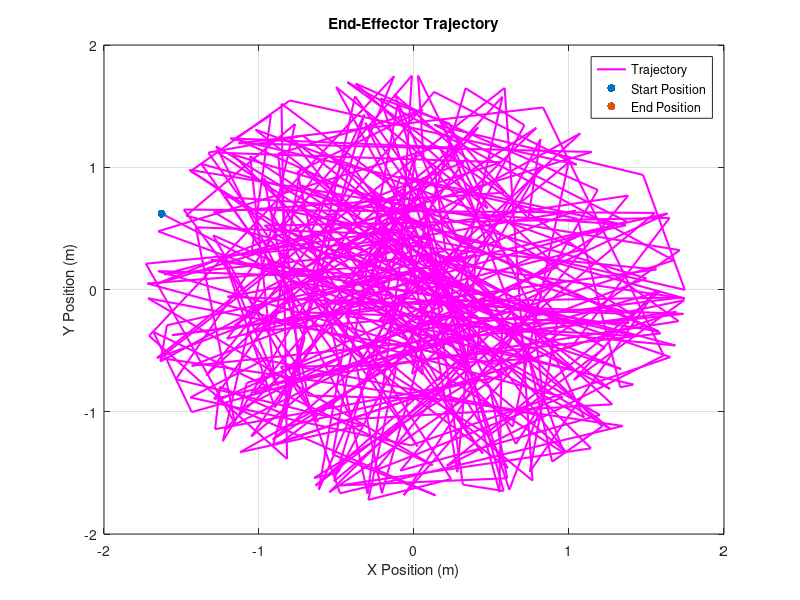
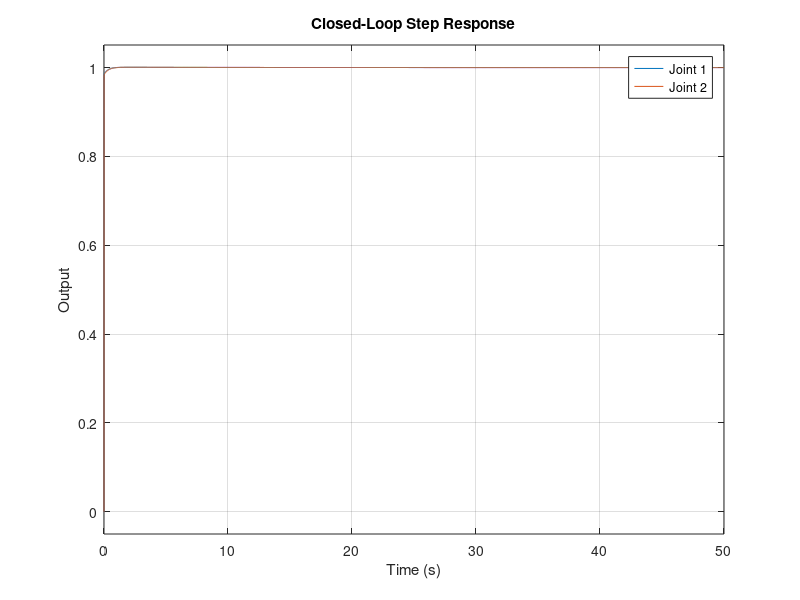

Write the MATLAB code that produced these figures, in order.
% Robot Arm Control
clear; clc;

%% System Parameters
L1 = 1.0; % Length of the first link (meters)
L2 = 0.75; % Length of the second link (meters)
J1 = 0.01; % Inertia of joint 1 (kg.m^2)
b1 = 0.1;  % Damping coefficient of joint 1 (N.m.s/rad)
J2 = 0.005; % Inertia of joint 2 (kg.m^2)
b2 = 0.08;  % Damping coefficient of joint 2 (N.m.s/rad)

% PID Controller Gains
Kp1 = 15; Ki1 = 2; Kd1 = 5; % Joint 1 PID gains
Kp2 = 12; Ki2 = 1.5; Kd2 = 4; % Joint 2 PID gains

% Desired Joint Angles (in radians)
theta1_desired = pi/6; % Target angle for joint 1 (30 degrees)
theta2_desired = pi/4; % Target angle for joint 2 (45 degrees)

% Simulation Parameters
sim_time = 50; % Total simulation time (seconds)
dt = 0.01; % Time step (seconds)

%% Simulation Variables
theta1 = 0; theta2 = 0;
theta1_dot = 0; theta2_dot = 0;
int_error1 = 0; int_error2 = 0;
prev_error1 = 0; prev_error2 = 0;

time = 0:dt:sim_time;
theta1_history = zeros(size(time));
theta2_history = zeros(size(time));
x_history = zeros(size(time));
y_history = zeros(size(time));

%% Simulation Loop
for i = 1:length(time)
    % Error Calculations
    error1 = theta1_desired - theta1;
    error2 = theta2_desired - theta2;

    % PID Calculations
    int_error1 = int_error1 + error1 * dt;
    int_error2 = int_error2 + error2 * dt;

    der_error1 = (error1 - prev_error1) / dt;
    der_error2 = (error2 - prev_error2) / dt;

    % Control Torques
    torque1 = Kp1 * error1 + Ki1 * int_error1 + Kd1 * der_error1;
    torque2 = Kp2 * error2 + Ki2 * int_error2 + Kd2 * der_error2;

    % Dynamics Equations
    alpha1 = (torque1 - b1 * theta1_dot) / J1;
    alpha2 = (torque2 - b2 * theta2_dot) / J2;

    % Update Velocities and Positions
    theta1_dot = theta1_dot + alpha1 * dt;
    theta2_dot = theta2_dot + alpha2 * dt;
    theta1 = theta1 + theta1_dot * dt;
    theta2 = theta2 + theta2_dot * dt;

    % Save End-Effector Position Only
    x_history(i) = L1 * cos(theta1) + L2 * cos(theta1 + theta2);
    y_history(i) = L1 * sin(theta1) + L2 * sin(theta1 + theta2);

    % Update Previous Errors
    prev_error1 = error1;
    prev_error2 = error2;
end
%% Visualization: End-Effector Trajectory
figure;
plot(x_history, y_history, 'm', 'LineWidth', 1.5); hold on;
scatter(x_history(1), y_history(1), 'go', 'filled'); % Start position
scatter(x_history(end), y_history(end), 'ro', 'filled'); % End position
title('End-Effector Trajectory');
xlabel('X Position (m)');
ylabel('Y Position (m)');
legend('Trajectory', 'Start Position', 'End Position');
grid on;

%% Open-Loop and Closed-Loop Analysis
s = tf('s');
G1 = 1 / (J1 * s^2 + b1 * s); % Open-loop transfer function for Joint 1
G2 = 1 / (J2 * s^2 + b2 * s); % Open-loop transfer function for Joint 2

PID1 = Kp1 + Ki1/s + Kd1*s;
PID2 = Kp2 + Ki2/s + Kd2*s;

CL1 = feedback(PID1 * G1, 1); % Joint 1 closed-loop system
CL2 = feedback(PID2 * G2, 1); % Joint 2 closed-loop system

figure;
subplot(2, 1, 1);
step(G1, G2, sim_time);
title('Open-Loop Step Response');
xlabel('Time (s)');
ylabel('Output');
legend('Joint 1', 'Joint 2');
grid on;

subplot(2, 1, 2);
step(CL1, CL2, sim_time);
title('Closed-Loop Step Response');
xlabel('Time (s)');
ylabel('Output');
legend('Joint 1', 'Joint 2');
grid on;
